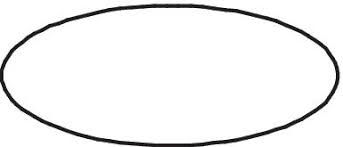
#> input picture AS1/ellipse.png, 343 x 147 px, given in place of ps1-input0.png, which was not available
$ python PS1-2-code.py
#> lines starting #> are read from the running program, lines starting #| are printed output that depends on the picture; after the words box and inside, x2 and y2 are one past the last pixel; in counts of white or black regions, pixels touching at a corner belong together; pictures that were not available may be replaced by others from this repository, and a replacement may not be noted
import cv2

from scipy import ndimage
from scipy import misc
import numpy as np
import math as mtugh
import matplotlib.pyplot as plt
import matplotlib.image as mpimg
from skimage.feature import peak_local_max
from skimage import io
from skimage.draw import circle, ellipse_perimeter

def hough_transform(image):
    # Initialize empty accumulator (filled with 0)
    # 2 * diag length : for positive and negative max distance. 0 being diag_len
    # 180 because theta from 0 to 180
    width = image.shape[1]
    height = image.shape[0]

    diag_len = np.ceil(np.sqrt(width * width + height * height)) # max distance for rho = length of diag
    rho_range = int(2*diag_len)
    hough_accu = np.zeros([rho_range, 180])

    # get i and j indexes for all indexes
    j_indexes, i_indexes = np.nonzero(image)

    # Browsing into each pixel of edges picture
    for k in range(len(j_indexes)):
        # getting indexes of edge
        i = i_indexes[k]
        j = j_indexes[k]

        # voting : for each value of theta
        for theta in range(0, 180):
            rho = int(np.round(i * np.cos(np.deg2rad(theta)) + j * np.sin(np.deg2rad(theta))) + diag_len)# positive index for rho
            hough_accu[rho, theta] += 1

    return hough_accu

# Peak finding
def peak_finding(hough_accu, min_distance = 45, max_peaks = 6, title ='Hough Transform', path = './trash.png'):

    coordinates = peak_local_max(hough_accu, min_distance=min_distance,
                                 exclude_border = False, num_peaks =max_peaks)
    loca_maxs_rho = coordinates[:, 0]
    loca_maxs_theta = coordinates[:, 1]
    plt.imshow(hough_accu, cmap='gray',aspect='auto')
    plt.title(title)

    # Annotate local maximum
    for i in range(len(loca_maxs_rho)):
        plt.annotate('X',xy=(loca_maxs_theta[i],loca_maxs_rho[i]), arrowprops=dict(facecolor='yellow', shrink=0.05),)
    plt.savefig(path)
    #plt.show()
    return loca_maxs_rho, loca_maxs_theta


def draw_line(image, loca_maxs_rho, loca_maxs_theta, rgb = (0,255,0)):
    image_copy = image.copy()
    width = image_copy.shape[1]
    height = image_copy.shape[0]
    diag_len = np.ceil(np.sqrt(width * width + height * height))
    for j in range(len(loca_maxs_rho)):
        rho = loca_maxs_rho[j] - diag_len
        theta = loca_maxs_theta[j]
        a = np.cos(np.deg2rad(theta))
        b = np.sin(np.deg2rad(theta))
        x1=int(a*rho - diag_len*b)
        y1=int(b*rho + diag_len*a)
        x2=int(a*rho + diag_len*b)
        y2=int(b*rho - diag_len*a)
        #print(x1,y1,x2,y2)
        cv2.line(image_copy, (x1,y1),(x2,y2), rgb, 3) # green line
        #print('Line {} | rho = {} theta = {}'.format(j,loca_maxs_rho[j], loca_maxs_theta[j]))
        plt.imshow(image_copy)
        plt.title('Detected Line')

    #plt.show()
    return image_copy

ps1_input0 = cv2.imread('./ps1-input0.png')
#> ps1_input0 is the input picture: shape (147, 343, 3); mean B, G, R 241.3, 241.3, 241.3
# use classic magnitude estimation and Sobel size = 7
ps1_input0_edges = cv2.Canny(ps1_input0,100,200,1,7,True)
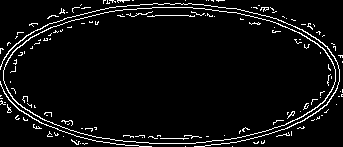
#> ps1_input0_edges: shape (147, 343); 5.5% white in thin lines or dots

mpimg.imsave('./output/ps1-1-a-1.png', ps1_input0_edges, cmap="gray")

image = ps1_input0_edges

hough_accu = hough_transform(image)
#> in hough_transform, `j_indexes, i_indexes = np.nonzero(image)`: j_indexes = 2763 values from 0 to 146; i_indexes = 2763 values, max 342 at index 1304, min 0 at index 1211, mean 166.6
#> the loop in hough_transform, `for k in range(len(j_indexes)):` made 2763 passes
#> (i, j) on passes 1 to 3: (103, 0), (104, 0), (105, 0)
#> after the loop in hough_transform, `for k in range(len(j_indexes)):`:
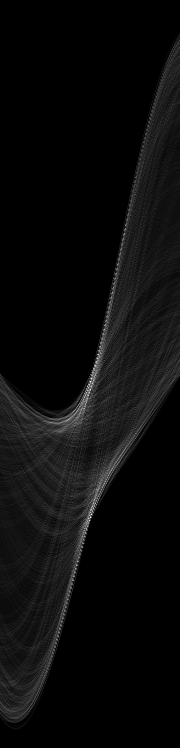
#> hough_accu: shape (748, 180) float64; min 0, max 83, mean 3.7; drawn with min black and max white
loca_maxs_rho, loca_maxs_theta = peak_finding(hough_accu, max_peaks=50, title='Hough Transform of input0', path = './output/ps1_2_a_1.png')
#> in peak_finding, `coordinates = peak_local_max(hough_accu, min_distance=min_distance, ex..`: coordinates = [[381, 90], [517, 90], [639, 56], [118, 150], [380, 173], [40, 179]]
#> in peak_finding, `loca_maxs_rho = coordinates[:, 0]`: loca_maxs_rho = [381, 517, 639, 118, 380, 40]
#> in peak_finding, `loca_maxs_theta = coordinates[:, 1]`: loca_maxs_theta = [90, 90, 56, 150, 173, 179]
#> the loop in peak_finding, `for i in range(len(loca_maxs_rho)):` made 6 passes
#> loca_maxs_rho = [381, 517, 639, 118, 380, 40]; loca_maxs_theta = [90, 90, 56, 150, 173, 179]

ps1_2_a_2 = draw_line(ps1_input0, loca_maxs_rho, loca_maxs_theta)
#> the loop in draw_line, `for j in range(len(loca_maxs_rho)):` made 6 passes
#> (rho, theta, a, b, x1, y1, x2, y2) on passes 1 to 6: (7, 90, 6.12e-17, 1, -374, 7, 374, 6), (143, 90, 6.12e-17, 1, -374, 143, 374, 142), (265, 56, 0.559, 0.829, -161, 428, 458, 10), (-256, 150, -0.866, 0.5, 34, -451, 408, 195), (6, 173, -0.993, 0.122, -51, -370, 39, 371), (-334, 179, -1, 0.0175, 327, -379, 340, 368)
#> after the loop in draw_line, `for j in range(len(loca_maxs_rho)):`:
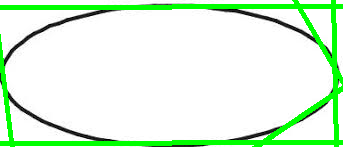
#> image_copy: shape (147, 343, 3); 10.76% of pixels changed, all inside (x1, y1, x2, y2) = (0, 0, 343, 147)
mpimg.imsave('./output/ps1-2-a-2.png', ps1_2_a_2)
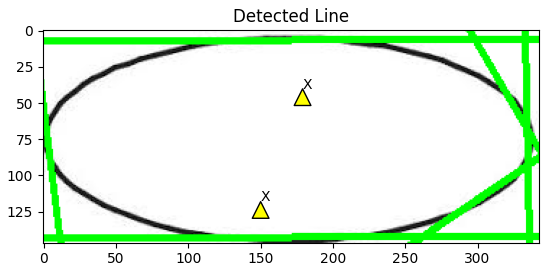
#> figure drawn by matplotlib, 1 panel

$ run again, on AS1/target.png
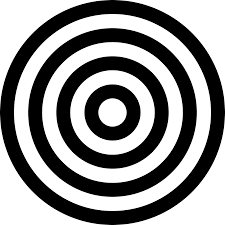
#> input picture AS1/target.png, 225 x 225 px, given in place of ps1-input0.png, which was not available
#> ps1_input0 is the input picture: shape (225, 225, 3); min 0, max 255, mean 143.7
#> `ps1_input0_edges = cv2.Canny(ps1_input0,100,200,1,7,True)`:
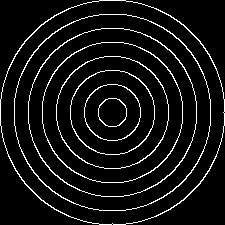
#> ps1_input0_edges: shape (225, 225); 7.4% white in thin lines or dots
#> j_indexes = 3736 values from 0 to 224; i_indexes = 3736 values, max 224 at index 1653, min 0 at index 1634, mean 112
#> the loop in hough_transform, `for k in range(len(j_indexes)):` made 3736 passes
#> (i, j) on passes 1 to 3: (99, 0), (100, 0), (101, 0)
#> coordinates = [[207, 135], [407, 45], [431, 135], [291, 135], [347, 135], [533, 45], [141, 178], [497, 92]]
#> in peak_finding, `loca_maxs_rho = coordinates[:, 0]`: loca_maxs_rho = [207, 407, 431, 291, 347, 533, 141, 497]
#> in peak_finding, `loca_maxs_theta = coordinates[:, 1]`: loca_maxs_theta = [135, 45, 135, 135, 135, 45, 178, 92]
#> the loop in peak_finding, `for i in range(len(loca_maxs_rho)):` made 8 passes
#> `loca_maxs_rho, loca_maxs_theta = peak_finding(hough_accu, max_peaks=50..`: loca_maxs_rho = [207, 407, 431, 291, 347, 533, 141, 497]; loca_maxs_theta = [135, 45, 135, 135, 135, 45, 178, 92]
#> the loop in draw_line, `for j in range(len(loca_maxs_rho)):` made 8 passes
#> (rho, theta, a, b, x1, y1, x2, y2) on passes 1 to 8: (-112, 135, -0.707, 0.707, -146, -304, 304, 146), (88, 45, 0.707, 0.707, -163, 287, 287, -163), (112, 135, -0.707, 0.707, -304, -146, 146, 304), (-28, 135, -0.707, 0.707, -205, -245, 245, 205), (28, 135, -0.707, 0.707, -245, -205, 205, 245), (214, 45, 0.707, 0.707, -74, 376, 376, -74), (-178, 178, -0.999, 0.0349, 166, -325, 189, 312), (178, 92, -0.0349, 0.999, -325, 166, 312, 189)
#> `mpimg.imsave('./output/ps1-2-a-2.png', ps1_2_a_2)`:
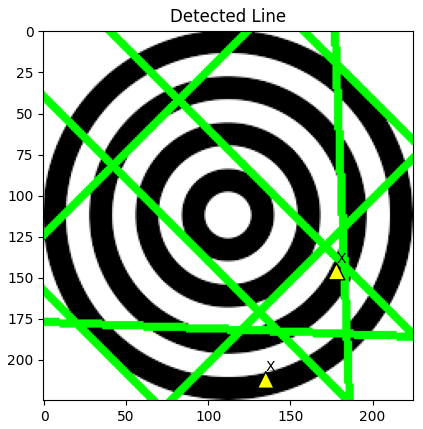
#> figure drawn by matplotlib, 1 panel
